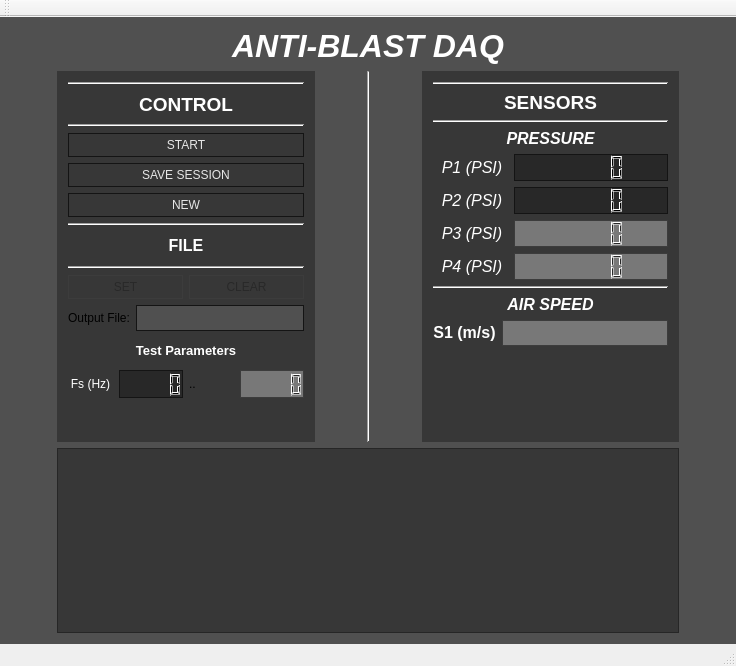
<?xml version="1.0" encoding="UTF-8"?>
<ui version="4.0">
 <class>MainWindow</class>
 <widget class="QMainWindow" name="MainWindow">
  <property name="geometry">
   <rect>
    <x>0</x>
    <y>0</y>
    <width>736</width>
    <height>666</height>
   </rect>
  </property>
  <property name="windowTitle">
   <string>MainWindow</string>
  </property>
  <widget class="QWidget" name="W1">
   <property name="styleSheet">
    <string notr="true">QWidget#W1{
background-color: rgb(80,80,80);
background-image: url(&quot;C:/Users/chris.antle/Documents/Anti-Blast/backgroundDark.jpg&quot;);
opacity: 0.5;
background-position: center;
}

</string>
   </property>
   <layout class="QGridLayout" name="gridLayout">
    <item row="5" column="2">
     <spacer name="horizontalSpacer_2">
      <property name="orientation">
       <enum>Qt::Horizontal</enum>
      </property>
      <property name="sizeType">
       <enum>QSizePolicy::Minimum</enum>
      </property>
      <property name="sizeHint" stdset="0">
       <size>
        <width>40</width>
        <height>20</height>
       </size>
      </property>
     </spacer>
    </item>
    <item row="5" column="3">
     <widget class="Line" name="line_5">
      <property name="orientation">
       <enum>Qt::Vertical</enum>
      </property>
     </widget>
    </item>
    <item row="5" column="6">
     <spacer name="horizontalSpacer_4">
      <property name="orientation">
       <enum>Qt::Horizontal</enum>
      </property>
      <property name="sizeType">
       <enum>QSizePolicy::Minimum</enum>
      </property>
      <property name="sizeHint" stdset="0">
       <size>
        <width>40</width>
        <height>20</height>
       </size>
      </property>
     </spacer>
    </item>
    <item row="5" column="1">
     <widget class="QWidget" name="controlWidget" native="true">
      <property name="styleSheet">
       <string notr="true">QWidget#controlWidget
{
  background-color: rgb(0, 0, 0,80);
  color: rgb(220,220,220);
  font-size: 11px;
  outline: none;
opacity: 0.5;
}

/**** QWidget (disabled) ****/
QWidget:disabled
{
  color: rgb(40,40,40);
}</string>
      </property>
      <layout class="QVBoxLayout" name="controlLayout">
       <item>
        <widget class="Line" name="line_3">
         <property name="orientation">
          <enum>Qt::Horizontal</enum>
         </property>
        </widget>
       </item>
       <item>
        <widget class="QLabel" name="label_7">
         <property name="text">
          <string>&lt;html&gt;&lt;head/&gt;&lt;body&gt;&lt;p align=&quot;center&quot;&gt;&lt;span style=&quot; font-size:14pt; font-weight:600; color:#ffffff;&quot;&gt;CONTROL&lt;/span&gt;&lt;/p&gt;&lt;/body&gt;&lt;/html&gt;</string>
         </property>
        </widget>
       </item>
       <item>
        <widget class="Line" name="line_6">
         <property name="orientation">
          <enum>Qt::Horizontal</enum>
         </property>
        </widget>
       </item>
       <item>
        <widget class="QPushButton" name="startSessionBTN">
         <property name="styleSheet">
          <string notr="true">QPushButton
{
  background-color: qlineargradient(x1: 0, y1: 0, x2: 0, y2: 1,
                                    stop: 0 rgb(120,120,120), stop: 1 rgb(80,80,80));
  border: 1px solid rgb(20,20,20);
  color: rgb(230,230,230);
  padding: 4px 8px;
}

QPushButton:hover
{
  background-color: rgb(150,95,15);
}

QPushButton:pressed
{
  border-color: rgb(125,75,0);
  padding: 1px -1px -1px 1px;
}

/**** QPushButton (checkable) ****/
QPushButton:checked
{
  background-color: qlineargradient(x1: 0, y1: 0, x2: 0, y2: 1,
                                    stop: 0 rgb(200,50,50), stop: 1 rgb(145,5,5));
  color: rgb(20,20,20);
}

QPushButton:checked:hover
{
  background-color: qlineargradient(x1: 0, y1: 0, x2: 0, y2: 1,
                                    stop: 0 rgb(200,50,50), stop: 1 rgb(145,5,5));
}

/**** QPushButton (disabled) ****/
QPushButton:disabled
{
  background-color: qlineargradient(x1: 0, y1: 0, x2: 0, y2: 1,
                                    stop: 0 rgb(160,160,160), stop: 1 rgb(120,120,120));
  border-color: rgb(60,60,60);
  color: rgb(40,40,40);
}</string>
         </property>
         <property name="text">
          <string>START</string>
         </property>
         <property name="checkable">
          <bool>true</bool>
         </property>
         <property name="autoDefault">
          <bool>false</bool>
         </property>
        </widget>
       </item>
       <item>
        <widget class="QPushButton" name="saveSessionBTN">
         <property name="styleSheet">
          <string notr="true">QPushButton
{
  background-color: qlineargradient(x1: 0, y1: 0, x2: 0, y2: 1,
                                    stop: 0 rgb(120,120,120), stop: 1 rgb(80,80,80));
  border: 1px solid rgb(20,20,20);
  color: rgb(230,230,230);
  padding: 4px 8px;
}

QPushButton:hover
{
  background-color: rgb(150,95,15);
}

QPushButton:pressed
{
  border-color: rgb(125,75,0);
  padding: 1px -1px -1px 1px;
}

/**** QPushButton (checkable) ****/
QPushButton:checked
{
  background-color: qlineargradient(x1: 0, y1: 0, x2: 0, y2: 1,
                                    stop: 0 rgb(40,150,200), stop: 1 rgb(90,200,255));
  color: rgb(20,20,20);
}

QPushButton:checked:hover
{
  background-color: rgb(70,110,130);
}

/**** QPushButton (disabled) ****/
QPushButton:disabled
{
  background-color: qlineargradient(x1: 0, y1: 0, x2: 0, y2: 1,
                                    stop: 0 rgb(160,160,160), stop: 1 rgb(120,120,120));
  border-color: rgb(60,60,60);
  color: rgb(40,40,40);
}</string>
         </property>
         <property name="text">
          <string>SAVE SESSION</string>
         </property>
        </widget>
       </item>
       <item>
        <widget class="QPushButton" name="newSessionBTN">
         <property name="styleSheet">
          <string notr="true">QPushButton
{
  background-color: qlineargradient(x1: 0, y1: 0, x2: 0, y2: 1,
                                    stop: 0 rgb(120,120,120), stop: 1 rgb(80,80,80));
  border: 1px solid rgb(20,20,20);
  color: rgb(230,230,230);
  padding: 4px 8px;
}

QPushButton:hover
{
  background-color: rgb(150,95,15);
}

QPushButton:pressed
{
  border-color: rgb(125,75,0);
  padding: 1px -1px -1px 1px;
}

/**** QPushButton (checkable) ****/
QPushButton:checked
{
  background-color: qlineargradient(x1: 0, y1: 0, x2: 0, y2: 1,
                                    stop: 0 rgb(40,150,200), stop: 1 rgb(90,200,255));
  color: rgb(20,20,20);
}

QPushButton:checked:hover
{
  background-color: rgb(70,110,130);
}

/**** QPushButton (disabled) ****/
QPushButton:disabled
{
  background-color: qlineargradient(x1: 0, y1: 0, x2: 0, y2: 1,
                                    stop: 0 rgb(160,160,160), stop: 1 rgb(120,120,120));
  border-color: rgb(60,60,60);
  color: rgb(40,40,40);
}</string>
         </property>
         <property name="text">
          <string>NEW</string>
         </property>
        </widget>
       </item>
       <item>
        <widget class="Line" name="line_14">
         <property name="orientation">
          <enum>Qt::Horizontal</enum>
         </property>
        </widget>
       </item>
       <item>
        <widget class="QLabel" name="label_12">
         <property name="text">
          <string>&lt;html&gt;&lt;head/&gt;&lt;body&gt;&lt;p align=&quot;center&quot;&gt;&lt;span style=&quot; font-size:12pt; font-weight:600; color:#ffffff;&quot;&gt;FILE&lt;/span&gt;&lt;/p&gt;&lt;/body&gt;&lt;/html&gt;</string>
         </property>
        </widget>
       </item>
       <item>
        <widget class="Line" name="line_13">
         <property name="orientation">
          <enum>Qt::Horizontal</enum>
         </property>
        </widget>
       </item>
       <item>
        <layout class="QHBoxLayout" name="horizontalLayout_5">
         <item>
          <widget class="QPushButton" name="setFileBTN">
           <property name="enabled">
            <bool>false</bool>
           </property>
           <property name="styleSheet">
            <string notr="true">QPushButton
{
  background-color: qlineargradient(x1: 0, y1: 0, x2: 0, y2: 1,
                                    stop: 0 rgb(120,120,120), stop: 1 rgb(80,80,80));
  border: 1px solid rgb(20,20,20);
  color: rgb(230,230,230);
  padding: 4px 8px;
}

QPushButton:hover
{
  background-color: rgb(150,95,15);
}

QPushButton:pressed
{
  border-color: rgb(125,75,0);
  padding: 1px -1px -1px 1px;
}

/**** QPushButton (checkable) ****/
QPushButton:checked
{
  background-color: qlineargradient(x1: 0, y1: 0, x2: 0, y2: 1,
                                    stop: 0 rgb(40,150,200), stop: 1 rgb(90,200,255));
  color: rgb(20,20,20);
}

QPushButton:checked:hover
{
  background-color: rgb(70,110,130);
}

/**** QPushButton (disabled) ****/
QPushButton:disabled
{
  background-color: qlineargradient(x1: 0, y1: 0, x2: 0, y2: 1,
                                    stop: 0 rgb(160,160,160), stop: 1 rgb(120,120,120));
  border-color: rgb(60,60,60);
  color: rgb(40,40,40);
}</string>
           </property>
           <property name="text">
            <string>SET</string>
           </property>
          </widget>
         </item>
         <item>
          <widget class="QPushButton" name="clearBTN">
           <property name="enabled">
            <bool>false</bool>
           </property>
           <property name="styleSheet">
            <string notr="true">QPushButton
{
  background-color: qlineargradient(x1: 0, y1: 0, x2: 0, y2: 1,
                                    stop: 0 rgb(120,120,120), stop: 1 rgb(80,80,80));
  border: 1px solid rgb(20,20,20);
  color: rgb(230,230,230);
  padding: 4px 8px;
}

QPushButton:hover
{
  background-color: rgb(150,95,15);
}

QPushButton:pressed
{
  border-color: rgb(125,75,0);
  padding: 1px -1px -1px 1px;
}

/**** QPushButton (checkable) ****/
QPushButton:checked
{
  background-color: qlineargradient(x1: 0, y1: 0, x2: 0, y2: 1,
                                    stop: 0 rgb(40,150,200), stop: 1 rgb(90,200,255));
  color: rgb(20,20,20);
}

QPushButton:checked:hover
{
  background-color: rgb(70,110,130);
}

/**** QPushButton (disabled) ****/
QPushButton:disabled
{
  background-color: qlineargradient(x1: 0, y1: 0, x2: 0, y2: 1,
                                    stop: 0 rgb(160,160,160), stop: 1 rgb(120,120,120));
  border-color: rgb(60,60,60);
  color: rgb(40,40,40);
}</string>
           </property>
           <property name="text">
            <string>CLEAR</string>
           </property>
          </widget>
         </item>
        </layout>
       </item>
       <item>
        <layout class="QHBoxLayout" name="fileNameLayout"/>
       </item>
       <item>
        <layout class="QHBoxLayout" name="filePathLayout">
         <item>
          <widget class="QLabel" name="label_14">
           <property name="text">
            <string>&lt;html&gt;&lt;head/&gt;&lt;body&gt;&lt;p align=&quot;center&quot;&gt;&lt;span style=&quot; color:#ffffff;&quot;&gt;Output File:&lt;/span&gt;&lt;/p&gt;&lt;/body&gt;&lt;/html&gt;</string>
           </property>
          </widget>
         </item>
         <item>
          <widget class="QLineEdit" name="fileNameEdit">
           <property name="styleSheet">
            <string notr="true">/**** QLineEdit (enabled) ****/
QLineEdit
{
  background-color: rgb(80,80,80);
  border: 1px solid rgb(20,20,20);
  color: rgb(220,220,220);
  padding: 4px;
  selection-background-color: rgb(70,110,130);
  selection-color: white;
}

QLineEdit:focus
{
  border-color: rgb(90,200,255);
}

/**** QLineEdit (disabled) ****/
QLineEdit:disabled
{
  background-color: rgb(120,120,120);
  border-color: rgb(60,60,60);
  color: rgb(40,40,40);
}</string>
           </property>
           <property name="readOnly">
            <bool>true</bool>
           </property>
          </widget>
         </item>
        </layout>
       </item>
       <item>
        <widget class="QLabel" name="label">
         <property name="text">
          <string>&lt;html&gt;&lt;head/&gt;&lt;body&gt;&lt;p align=&quot;center&quot;&gt;&lt;span style=&quot; font-size:10pt; font-weight:600; color:#ffffff;&quot;&gt;Test Parameters&lt;/span&gt;&lt;/p&gt;&lt;/body&gt;&lt;/html&gt;</string>
         </property>
        </widget>
       </item>
       <item>
        <layout class="QHBoxLayout" name="horizontalLayout_2">
         <item>
          <widget class="QLabel" name="label_4">
           <property name="text">
            <string>&lt;html&gt;&lt;head/&gt;&lt;body&gt;&lt;p align=&quot;center&quot;&gt;&lt;span style=&quot; color:#ffffff;&quot;&gt;Fs (Hz)&lt;/span&gt;&lt;/p&gt;&lt;/body&gt;&lt;/html&gt;</string>
           </property>
          </widget>
         </item>
         <item>
          <widget class="QLCDNumber" name="sampleLCD">
           <property name="styleSheet">
            <string notr="true">QLCDNumber
{
  background-color: rgb(40,40,40);
  border: 1px solid rgb(20,20,20);
}

/**** QLCDNumber (disabled) ****/
QLCDNumber:disabled
{
  background-color: rgb(120,120,120);
  border: 1px solid rgb(60,60,60);
}</string>
           </property>
          </widget>
         </item>
         <item>
          <widget class="QLabel" name="label_9">
           <property name="text">
            <string>..</string>
           </property>
          </widget>
         </item>
         <item>
          <widget class="QLCDNumber" name="motorDutyLCD">
           <property name="enabled">
            <bool>false</bool>
           </property>
           <property name="styleSheet">
            <string notr="true">QLCDNumber
{
  background-color: rgb(40,40,40);
  border: 1px solid rgb(20,20,20);
}

/**** QLCDNumber (disabled) ****/
QLCDNumber:disabled
{
  background-color: rgb(120,120,120);
  border: 1px solid rgb(60,60,60);
}</string>
           </property>
          </widget>
         </item>
        </layout>
       </item>
       <item>
        <widget class="QLabel" name="label_11">
         <property name="text">
          <string/>
         </property>
        </widget>
       </item>
      </layout>
     </widget>
    </item>
    <item row="2" column="0" colspan="7">
     <widget class="QLabel" name="label_2">
      <property name="styleSheet">
       <string notr="true"/>
      </property>
      <property name="text">
       <string>&lt;html&gt;&lt;head/&gt;&lt;body&gt;&lt;p align=&quot;center&quot;&gt;&lt;span style=&quot; font-size:24pt; font-weight:600; font-style:italic; color:#ffffff;&quot;&gt;ANTI-BLAST DAQ&lt;/span&gt;&lt;/p&gt;&lt;/body&gt;&lt;/html&gt;</string>
      </property>
     </widget>
    </item>
    <item row="5" column="0">
     <spacer name="horizontalSpacer_3">
      <property name="orientation">
       <enum>Qt::Horizontal</enum>
      </property>
      <property name="sizeType">
       <enum>QSizePolicy::Minimum</enum>
      </property>
      <property name="sizeHint" stdset="0">
       <size>
        <width>40</width>
        <height>20</height>
       </size>
      </property>
     </spacer>
    </item>
    <item row="5" column="4">
     <spacer name="horizontalSpacer">
      <property name="orientation">
       <enum>Qt::Horizontal</enum>
      </property>
      <property name="sizeType">
       <enum>QSizePolicy::Minimum</enum>
      </property>
      <property name="sizeHint" stdset="0">
       <size>
        <width>40</width>
        <height>20</height>
       </size>
      </property>
     </spacer>
    </item>
    <item row="5" column="5">
     <widget class="QWidget" name="sensorWidget" native="true">
      <property name="styleSheet">
       <string notr="true">QWidget#sensorWidget
{
  background-color: rgb(0, 0, 0,80);
  color: rgb(220,220,220);
  font-size: 11px;
  outline: none;
opacity: 0.5;
}

/**** QWidget (disabled) ****/
QWidget:disabled
{
  color: rgb(40,40,40);
}</string>
      </property>
      <layout class="QVBoxLayout" name="verticalLayout">
       <property name="sizeConstraint">
        <enum>QLayout::SetMinimumSize</enum>
       </property>
       <item>
        <widget class="Line" name="line_15">
         <property name="orientation">
          <enum>Qt::Horizontal</enum>
         </property>
        </widget>
       </item>
       <item>
        <widget class="QLabel" name="label_8">
         <property name="text">
          <string>&lt;html&gt;&lt;head/&gt;&lt;body&gt;&lt;p align=&quot;center&quot;&gt;&lt;span style=&quot; font-size:14pt; font-weight:600; color:#ffffff;&quot;&gt;SENSORS&lt;/span&gt;&lt;/p&gt;&lt;/body&gt;&lt;/html&gt;</string>
         </property>
        </widget>
       </item>
       <item>
        <widget class="Line" name="line_4">
         <property name="orientation">
          <enum>Qt::Horizontal</enum>
         </property>
        </widget>
       </item>
       <item>
        <widget class="QLabel" name="label_15">
         <property name="text">
          <string>&lt;html&gt;&lt;head/&gt;&lt;body&gt;&lt;p align=&quot;center&quot;&gt;&lt;span style=&quot; font-size:12pt; font-weight:600; font-style:italic; color:#ffffff;&quot;&gt;PRESSURE&lt;/span&gt;&lt;/p&gt;&lt;/body&gt;&lt;/html&gt;</string>
         </property>
        </widget>
       </item>
       <item>
        <layout class="QFormLayout" name="formLayout">
         <item row="1" column="0">
          <widget class="QLabel" name="label_6">
           <property name="styleSheet">
            <string notr="true">QLabel
{
  background-color: transparent;
  color: rgb(220,220,220);
  padding: 4px;
}

/**** QLabel (disabled) ****/
QLabel
{
}</string>
           </property>
           <property name="text">
            <string>&lt;html&gt;&lt;head/&gt;&lt;body&gt;&lt;p align=&quot;center&quot;&gt;&lt;span style=&quot; font-size:12pt; font-style:italic; color:#ffffff;&quot;&gt;P1 (PSI)&lt;/span&gt;&lt;/p&gt;&lt;/body&gt;&lt;/html&gt;</string>
           </property>
          </widget>
         </item>
         <item row="1" column="1">
          <widget class="QLCDNumber" name="pressureLCD1">
           <property name="styleSheet">
            <string notr="true">QLCDNumber
{
  background-color: rgb(40,40,40);
  border: 1px solid rgb(20,20,20);
}

/**** QLCDNumber (disabled) ****/
QLCDNumber:disabled
{
  background-color: rgb(120,120,120);
  border: 1px solid rgb(60,60,60);
}</string>
           </property>
          </widget>
         </item>
         <item row="2" column="0">
          <widget class="QLabel" name="label_3">
           <property name="styleSheet">
            <string notr="true">QLabel
{
  background-color: transparent;
  color: rgb(220,220,220);
  padding: 4px;
}

/**** QLabel (disabled) ****/
QLabel
{
}</string>
           </property>
           <property name="text">
            <string>&lt;html&gt;&lt;head/&gt;&lt;body&gt;&lt;p align=&quot;center&quot;&gt;&lt;span style=&quot; font-size:12pt; font-style:italic; color:#ffffff;&quot;&gt;P2 (PSI)&lt;/span&gt;&lt;/p&gt;&lt;/body&gt;&lt;/html&gt;</string>
           </property>
          </widget>
         </item>
         <item row="2" column="1">
          <widget class="QLCDNumber" name="pressureLCD2">
           <property name="font">
            <font>
             <pointsize>8</pointsize>
            </font>
           </property>
           <property name="styleSheet">
            <string notr="true">QLCDNumber
{
  background-color: rgb(40,40,40);
  border: 1px solid rgb(20,20,20);
}

/**** QLCDNumber (disabled) ****/
QLCDNumber:disabled
{
  background-color: rgb(120,120,120);
  border: 1px solid rgb(60,60,60);
}</string>
           </property>
          </widget>
         </item>
         <item row="3" column="0">
          <widget class="QLabel" name="label_5">
           <property name="styleSheet">
            <string notr="true">QLabel
{
  background-color: transparent;
  color: rgb(220,220,220);
  padding: 4px;
}

/**** QLabel (disabled) ****/
QLabel
{
}</string>
           </property>
           <property name="text">
            <string>&lt;html&gt;&lt;head/&gt;&lt;body&gt;&lt;p align=&quot;center&quot;&gt;&lt;span style=&quot; font-size:12pt; font-style:italic; color:#ffffff;&quot;&gt;P3 (PSI)&lt;/span&gt;&lt;/p&gt;&lt;/body&gt;&lt;/html&gt;</string>
           </property>
          </widget>
         </item>
         <item row="3" column="1">
          <widget class="QLCDNumber" name="pressureLCD4">
           <property name="enabled">
            <bool>false</bool>
           </property>
           <property name="sizePolicy">
            <sizepolicy hsizetype="Preferred" vsizetype="Minimum">
             <horstretch>0</horstretch>
             <verstretch>0</verstretch>
            </sizepolicy>
           </property>
           <property name="styleSheet">
            <string notr="true">QLCDNumber
{
  background-color: rgb(40,40,40);
  border: 1px solid rgb(20,20,20);
}

/**** QLCDNumber (disabled) ****/
QLCDNumber:disabled
{
  background-color: rgb(120,120,120);
  border: 1px solid rgb(60,60,60);
}</string>
           </property>
          </widget>
         </item>
         <item row="4" column="1">
          <widget class="QLCDNumber" name="lcdNumber">
           <property name="enabled">
            <bool>false</bool>
           </property>
           <property name="styleSheet">
            <string notr="true">QLCDNumber
{
  background-color: rgb(40,40,40);
  border: 1px solid rgb(20,20,20);
}

/**** QLCDNumber (disabled) ****/
QLCDNumber:disabled
{
  background-color: rgb(120,120,120);
  border: 1px solid rgb(60,60,60);
}</string>
           </property>
          </widget>
         </item>
         <item row="4" column="0">
          <widget class="QLabel" name="label_10">
           <property name="sizePolicy">
            <sizepolicy hsizetype="Maximum" vsizetype="Maximum">
             <horstretch>0</horstretch>
             <verstretch>0</verstretch>
            </sizepolicy>
           </property>
           <property name="styleSheet">
            <string notr="true">QLabel
{
  background-color: transparent;
  color: rgb(220,220,220);
  padding: 4px;
}

/**** QLabel (disabled) ****/
QLabel
{
}</string>
           </property>
           <property name="text">
            <string>&lt;html&gt;&lt;head/&gt;&lt;body&gt;&lt;p align=&quot;center&quot;&gt;&lt;span style=&quot; font-size:12pt; font-style:italic; color:#ffffff;&quot;&gt;P4 (PSI)&lt;/span&gt;&lt;/p&gt;&lt;/body&gt;&lt;/html&gt;</string>
           </property>
          </widget>
         </item>
        </layout>
       </item>
       <item>
        <widget class="Line" name="line_16">
         <property name="orientation">
          <enum>Qt::Horizontal</enum>
         </property>
        </widget>
       </item>
       <item>
        <widget class="QLabel" name="label_16">
         <property name="text">
          <string>&lt;html&gt;&lt;head/&gt;&lt;body&gt;&lt;p align=&quot;center&quot;&gt;&lt;span style=&quot; font-size:12pt; font-weight:600; font-style:italic; color:#ffffff;&quot;&gt;AIR SPEED&lt;/span&gt;&lt;/p&gt;&lt;/body&gt;&lt;/html&gt;</string>
         </property>
        </widget>
       </item>
       <item>
        <layout class="QFormLayout" name="formLayout_4">
         <item row="0" column="0">
          <widget class="QLabel" name="s1MSLabel">
           <property name="text">
            <string>&lt;html&gt;&lt;head/&gt;&lt;body&gt;&lt;p align=&quot;center&quot;&gt;&lt;span style=&quot; font-size:12pt; font-weight:600; color:#ffffff;&quot;&gt;S1 (m/s)&lt;/span&gt;&lt;/p&gt;&lt;/body&gt;&lt;/html&gt;</string>
           </property>
          </widget>
         </item>
         <item row="0" column="1">
          <widget class="QLineEdit" name="s1MSLineEdit">
           <property name="enabled">
            <bool>false</bool>
           </property>
           <property name="styleSheet">
            <string notr="true">/**** QLineEdit (enabled) ****/
QLineEdit
{
  background-color: rgb(80,80,80);
  border: 1px solid rgb(20,20,20);
  color: rgb(220,220,220);
  padding: 4px;
  selection-background-color: rgb(70,110,130);
  selection-color: white;
}

QLineEdit:focus
{
  border-color: rgb(90,200,255);
}

/**** QLineEdit (disabled) ****/
QLineEdit:disabled
{
  background-color: rgb(120,120,120);
  border-color: rgb(60,60,60);
  color: rgb(40,40,40);
}</string>
           </property>
          </widget>
         </item>
         <item row="1" column="1">
          <spacer name="verticalSpacer">
           <property name="orientation">
            <enum>Qt::Vertical</enum>
           </property>
           <property name="sizeHint" stdset="0">
            <size>
             <width>20</width>
             <height>40</height>
            </size>
           </property>
          </spacer>
         </item>
        </layout>
       </item>
       <item>
        <spacer name="verticalSpacer_3">
         <property name="orientation">
          <enum>Qt::Vertical</enum>
         </property>
         <property name="sizeHint" stdset="0">
          <size>
           <width>20</width>
           <height>40</height>
          </size>
         </property>
        </spacer>
       </item>
       <item>
        <widget class="Line" name="line_11">
         <property name="orientation">
          <enum>Qt::Vertical</enum>
         </property>
        </widget>
       </item>
      </layout>
     </widget>
    </item>
    <item row="7" column="1" colspan="5">
     <layout class="QVBoxLayout" name="verticalLayout_4">
      <item>
       <widget class="PlotWidget" name="plotWidget">
        <property name="styleSheet">
         <string notr="true">QWidget#plotWidget
{
  background-color: rgb(0, 0, 0,80);
  color: rgb(220,220,220);
  font-size: 11px;
  outline: none;
opacity: 0.5;
}

/**** QWidget (disabled) ****/
QWidget:disabled
{
  color: rgb(40,40,40);
}</string>
        </property>
       </widget>
      </item>
     </layout>
    </item>
    <item row="1" column="1" colspan="5">
     <layout class="QVBoxLayout" name="verticalLayout_2"/>
    </item>
   </layout>
  </widget>
  <widget class="QToolBar" name="mainToolBar">
   <attribute name="toolBarArea">
    <enum>TopToolBarArea</enum>
   </attribute>
   <attribute name="toolBarBreak">
    <bool>false</bool>
   </attribute>
  </widget>
  <widget class="QStatusBar" name="statusBar"/>
 </widget>
 <layoutdefault spacing="6" margin="11"/>
 <customwidgets>
  <customwidget>
   <class>PlotWidget</class>
   <extends>QGraphicsView</extends>
   <header>pyqtgraph</header>
  </customwidget>
 </customwidgets>
 <resources/>
 <connections/>
</ui>
